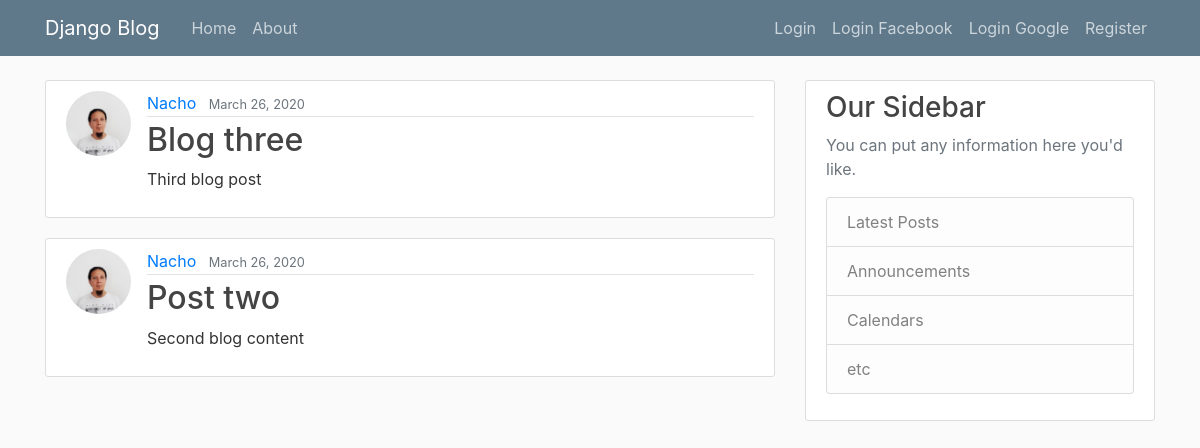
/, run on an earlier commit of the app's database.
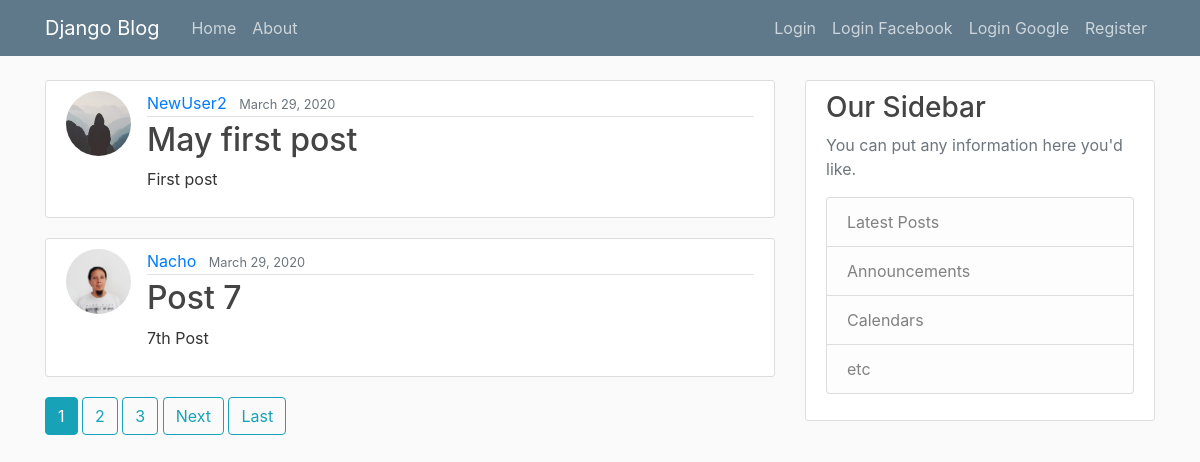
And on a later commit of the database.
### blog/models.py (models this page shows, shortened)
class Post(models.Model):
    title = models.CharField(max_length=100)
    content = models.TextField()
    date_posted = models.DateTimeField(default=timezone.now)
    author = models.ForeignKey(User, on_delete=models.CASCADE)

### users/models.py (models this page shows, shortened)
class Profile(models.Model):
    user = models.OneToOneField(User, on_delete=models.CASCADE)
    image = models.ImageField(default='default.jpg', upload_to='profile_pics')

### blog/views.py (the view)
# urls.py: path('', PostListView.as_view(), name='blog-home'),
class PostListView(ListView):
    model = Post
    template_name = 'blog/home.html' # <app>/<model>_<viewtype>.html
    context_object_name = 'posts'
    ordering = ['-date_posted']
    paginate_by = 2

### blog/templates/blog/home.html (shortened to what this page needs)
{% extends "blog/base.html" %}
{% block content %}
    {% for post in posts %}
    <article class="media content-section">
        <img class="rounded-circle article-img" src="{{ post.author.profile.image.url }}">
        <div class="media-body">
          <div class="article-metadata">
            <a class="mr-2" href="#">{{ post.author }}</a>
            <small class="text-muted">{{ post.date_posted|date:"F d, Y" }}</small>
          </div>
          <h2><a class="article-title" href="{% url 'post-detail' post.id %}">{{ post.title }}</a></h2>
          <p class="article-content">{{ post.content }}</p>
        </div>
      </article>
    {% endfor %}
    {% if is_paginated %}
      {% for num in page_obj.paginator.page_range %}
        {% if page_obj.number == num %}
          <a href="?page={{ num }}" class="btn btn-info mb-4">{{ num }}</a>
        {% elif num > page_obj.number|add:'-3' and num < page_obj.number|add:'3' %}
          <a href="?page={{ num }}" class="btn btn-outline-info mb-4">{{ num }}</a>
        {% endif %}
      {% endfor %}
      {% if page_obj.has_next %}
        <a href="?page={{ page_obj.next_page_number }}" class="btn btn-outline-info mb-4">Next</a>
        <a href="?page={{ page_obj.paginator.num_pages }}" class="btn btn-outline-info mb-4">Last</a>
      {% endif %}
    {% endif %}
{% endblock content %}

What changed in the data, as far as the page shows it:
no longer on this page (row unchanged): Post: author.profile.image (picture), author "Nacho", date_posted "March 26, 2020", title "Blog three", content "Third blog post"
no longer on this page (row unchanged): Post: author.profile.image (picture), author "Nacho", date_posted "March 26, 2020", title "Post two", content "Second blog content"
added Post: author.profile.image (placeholder picture), author "NewUser2", date_posted "March 29, 2020", title "May first post", content "First post"
added Post: author.profile.image (picture), author "Nacho", date_posted "March 29, 2020", title "Post 7", content "7th Post"
Also different on the page:
new list line: "1"
new list line: "2"
new list line: "3"
text now shown: "Next Last"
